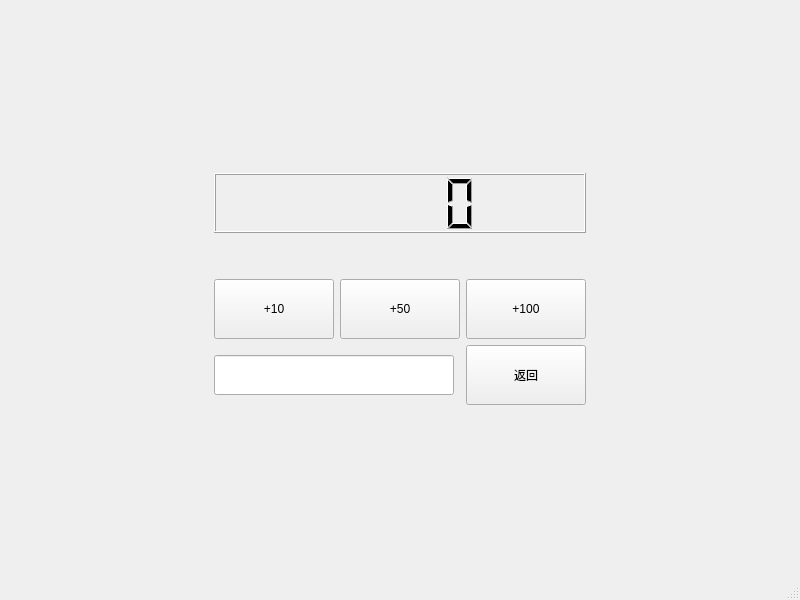
<?xml version="1.0" encoding="UTF-8"?>
<ui version="4.0">
 <class>Balance</class>
 <widget class="QMainWindow" name="Balance">
  <property name="geometry">
   <rect>
    <x>0</x>
    <y>0</y>
    <width>800</width>
    <height>600</height>
   </rect>
  </property>
  <property name="windowTitle">
   <string>MainWindow</string>
  </property>
  <widget class="QWidget" name="centralwidget">
   <layout class="QVBoxLayout" name="verticalLayout">
    <item>
     <layout class="QGridLayout" name="gridLayout_2">
      <item row="1" column="2">
       <spacer name="horizontalSpacer_2">
        <property name="orientation">
         <enum>Qt::Horizontal</enum>
        </property>
        <property name="sizeHint" stdset="0">
         <size>
          <width>40</width>
          <height>20</height>
         </size>
        </property>
       </spacer>
      </item>
      <item row="2" column="1">
       <spacer name="verticalSpacer_3">
        <property name="orientation">
         <enum>Qt::Vertical</enum>
        </property>
        <property name="sizeHint" stdset="0">
         <size>
          <width>20</width>
          <height>40</height>
         </size>
        </property>
       </spacer>
      </item>
      <item row="0" column="1">
       <spacer name="verticalSpacer_2">
        <property name="orientation">
         <enum>Qt::Vertical</enum>
        </property>
        <property name="sizeHint" stdset="0">
         <size>
          <width>20</width>
          <height>40</height>
         </size>
        </property>
       </spacer>
      </item>
      <item row="1" column="0">
       <spacer name="horizontalSpacer">
        <property name="orientation">
         <enum>Qt::Horizontal</enum>
        </property>
        <property name="sizeHint" stdset="0">
         <size>
          <width>40</width>
          <height>20</height>
         </size>
        </property>
       </spacer>
      </item>
      <item row="1" column="1">
       <layout class="QVBoxLayout" name="verticalLayout_2">
        <item>
         <widget class="QLCDNumber" name="BalanceNum">
          <property name="minimumSize">
           <size>
            <width>0</width>
            <height>60</height>
           </size>
          </property>
         </widget>
        </item>
        <item>
         <spacer name="verticalSpacer">
          <property name="orientation">
           <enum>Qt::Vertical</enum>
          </property>
          <property name="sizeHint" stdset="0">
           <size>
            <width>20</width>
            <height>40</height>
           </size>
          </property>
         </spacer>
        </item>
        <item>
         <layout class="QGridLayout" name="gridLayout">
          <item row="0" column="0">
           <widget class="QPushButton" name="plus10">
            <property name="minimumSize">
             <size>
              <width>120</width>
              <height>60</height>
             </size>
            </property>
            <property name="maximumSize">
             <size>
              <width>120</width>
              <height>60</height>
             </size>
            </property>
            <property name="text">
             <string>+10</string>
            </property>
           </widget>
          </item>
          <item row="0" column="1">
           <widget class="QPushButton" name="plus50">
            <property name="minimumSize">
             <size>
              <width>120</width>
              <height>60</height>
             </size>
            </property>
            <property name="maximumSize">
             <size>
              <width>120</width>
              <height>60</height>
             </size>
            </property>
            <property name="text">
             <string>+50</string>
            </property>
           </widget>
          </item>
          <item row="0" column="2">
           <widget class="QPushButton" name="plus100">
            <property name="minimumSize">
             <size>
              <width>120</width>
              <height>60</height>
             </size>
            </property>
            <property name="maximumSize">
             <size>
              <width>120</width>
              <height>60</height>
             </size>
            </property>
            <property name="text">
             <string>+100</string>
            </property>
           </widget>
          </item>
          <item row="1" column="0" colspan="2">
           <widget class="QLineEdit" name="plusNum">
            <property name="minimumSize">
             <size>
              <width>240</width>
              <height>40</height>
             </size>
            </property>
            <property name="maximumSize">
             <size>
              <width>240</width>
              <height>40</height>
             </size>
            </property>
           </widget>
          </item>
          <item row="1" column="2">
           <widget class="QPushButton" name="BackButton">
            <property name="minimumSize">
             <size>
              <width>120</width>
              <height>60</height>
             </size>
            </property>
            <property name="maximumSize">
             <size>
              <width>120</width>
              <height>60</height>
             </size>
            </property>
            <property name="text">
             <string>返回</string>
            </property>
           </widget>
          </item>
         </layout>
        </item>
       </layout>
      </item>
     </layout>
    </item>
   </layout>
  </widget>
  <widget class="QMenuBar" name="menubar">
   <property name="geometry">
    <rect>
     <x>0</x>
     <y>0</y>
     <width>800</width>
     <height>26</height>
    </rect>
   </property>
  </widget>
  <widget class="QStatusBar" name="statusbar"/>
 </widget>
 <resources/>
 <connections/>
</ui>
